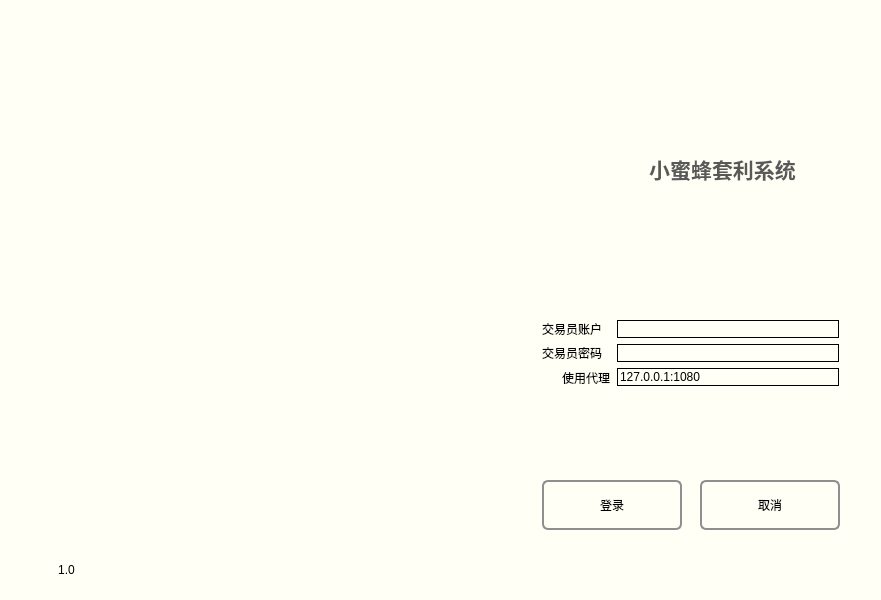
<?xml version="1.0" encoding="UTF-8"?>
<ui version="4.0">
 <class>LoginForm</class>
 <widget class="QWidget" name="LoginForm">
  <property name="enabled">
   <bool>true</bool>
  </property>
  <property name="geometry">
   <rect>
    <x>0</x>
    <y>0</y>
    <width>881</width>
    <height>600</height>
   </rect>
  </property>
  <property name="sizePolicy">
   <sizepolicy hsizetype="Fixed" vsizetype="Fixed">
    <horstretch>0</horstretch>
    <verstretch>0</verstretch>
   </sizepolicy>
  </property>
  <property name="windowTitle">
   <string>小蜜蜂套利交易系统</string>
  </property>
  <property name="windowIcon">
   <iconset resource="img.qrc">
    <normaloff>:/image/bee.ico</normaloff>:/image/bee.ico</iconset>
  </property>
  <property name="styleSheet">
   <string notr="true">font: 100 10pt &quot;微软雅黑&quot;;
background-color: rgb(188, 247, 255);
background-color: rgb(255, 255, 245);
</string>
  </property>
  <widget class="QGroupBox" name="groupBox_login_form">
   <property name="geometry">
    <rect>
     <x>482</x>
     <y>280</y>
     <width>379</width>
     <height>253</height>
    </rect>
   </property>
   <property name="styleSheet">
    <string notr="true">border:none;
background:transparent;
</string>
   </property>
   <property name="title">
    <string/>
   </property>
   <widget class="QPushButton" name="pushButton_login">
    <property name="geometry">
     <rect>
      <x>60</x>
      <y>200</y>
      <width>140</width>
      <height>50</height>
     </rect>
    </property>
    <property name="styleSheet">
     <string notr="true">QPushButton {
      border: 2px solid #8f8f91;
      border-radius: 6px;
      background-color: qlineargradient(x1: 0, y1: 0, x2: 0, y2: 1,
                                        stop: 0 #f6f7fa, stop: 1 #dadbde);
      min-width: 80px;
  }

  QPushButton:pressed {
      background-color: qlineargradient(x1: 0, y1: 0, x2: 0, y2: 1,
                                        stop: 0 #dadbde, stop: 1 #f6f7fa);
  }

  QPushButton:flat {
      border: none; /* no border for a flat push button */
  }

  QPushButton:default {
      border-color: navy; /* make the default button prominent */
  }</string>
    </property>
    <property name="text">
     <string>登录</string>
    </property>
    <property name="shortcut">
     <string>Return</string>
    </property>
   </widget>
   <widget class="QPushButton" name="pushButton_cancel">
    <property name="geometry">
     <rect>
      <x>218</x>
      <y>200</y>
      <width>140</width>
      <height>50</height>
     </rect>
    </property>
    <property name="styleSheet">
     <string notr="true">QPushButton {
      border: 2px solid #8f8f91;
      border-radius: 6px;
      background-color: qlineargradient(x1: 0, y1: 0, x2: 0, y2: 1,
                                        stop: 0 #f6f7fa, stop: 1 #dadbde);
      min-width: 80px;
  }

  QPushButton:pressed {
      background-color: qlineargradient(x1: 0, y1: 0, x2: 0, y2: 1,
                                        stop: 0 #dadbde, stop: 1 #f6f7fa);
  }

  QPushButton:flat {
      border: none; /* no border for a flat push button */
  }

  QPushButton:default {
      border-color: navy; /* make the default button prominent */
  }</string>
    </property>
    <property name="text">
     <string>取消</string>
    </property>
    <property name="shortcut">
     <string>Esc</string>
    </property>
   </widget>
   <widget class="QLabel" name="label_login_error">
    <property name="geometry">
     <rect>
      <x>60</x>
      <y>160</y>
      <width>247</width>
      <height>23</height>
     </rect>
    </property>
    <property name="styleSheet">
     <string notr="true">color: rgb(255, 0, 0);</string>
    </property>
    <property name="text">
     <string/>
    </property>
   </widget>
   <widget class="QWidget" name="layoutWidget">
    <property name="geometry">
     <rect>
      <x>60</x>
      <y>40</y>
      <width>297</width>
      <height>97</height>
     </rect>
    </property>
    <layout class="QFormLayout" name="formLayout">
     <item row="0" column="0">
      <widget class="QLabel" name="label_trader_id">
       <property name="text">
        <string>交易员账户</string>
       </property>
      </widget>
     </item>
     <item row="0" column="1">
      <widget class="QLineEdit" name="lineEdit_trader_id">
       <property name="styleSheet">
        <string notr="true">border:1px solid black;</string>
       </property>
      </widget>
     </item>
     <item row="1" column="0">
      <widget class="QLabel" name="label_trader_password">
       <property name="text">
        <string>交易员密码</string>
       </property>
      </widget>
     </item>
     <item row="1" column="1">
      <widget class="QLineEdit" name="lineEdit_trader_password">
       <property name="styleSheet">
        <string notr="true">border:1px solid black;</string>
       </property>
      </widget>
     </item>
     <item row="2" column="0">
      <widget class="QCheckBox" name="checkBox_proxy">
       <property name="text">
        <string>使用代理</string>
       </property>
      </widget>
     </item>
     <item row="2" column="1">
      <widget class="QLineEdit" name="lineEdit_proxy">
       <property name="styleSheet">
        <string notr="true">border:1px solid black;</string>
       </property>
       <property name="text">
        <string>127.0.0.1:1080</string>
       </property>
      </widget>
     </item>
    </layout>
   </widget>
  </widget>
  <widget class="QLabel" name="label_login_image">
   <property name="geometry">
    <rect>
     <x>0</x>
     <y>0</y>
     <width>957</width>
     <height>599</height>
    </rect>
   </property>
   <property name="styleSheet">
    <string notr="true">background: url(:/image/login_bee.png) no-repeat;
</string>
   </property>
   <property name="text">
    <string/>
   </property>
  </widget>
  <widget class="QLabel" name="label_software_name">
   <property name="geometry">
    <rect>
     <x>590</x>
     <y>118</y>
     <width>265</width>
     <height>103</height>
    </rect>
   </property>
   <property name="text">
    <string>&lt;!DOCTYPE HTML PUBLIC &quot;-//W3C//DTD HTML 4.0//EN&quot; &quot;http://www.w3.org/TR/REC-html40/strict.dtd&quot;&gt;
&lt;html&gt;&lt;head&gt;&lt;meta name=&quot;qrichtext&quot; content=&quot;1&quot; /&gt;&lt;style type=&quot;text/css&quot;&gt;
p, li { white-space: pre-wrap; }
&lt;/style&gt;&lt;/head&gt;&lt;body style=&quot; font-family:'微软雅黑'; font-size:10pt; font-weight:96; font-style:normal;&quot;&gt;
&lt;p align=&quot;center&quot; style=&quot; margin-top:12px; margin-bottom:12px; margin-left:0px; margin-right:0px; -qt-block-indent:0; text-indent:0px;&quot;&gt;&lt;span style=&quot; font-size:16pt; font-weight:600; color:#595959;&quot;&gt;小蜜蜂套利系统&lt;/span&gt;&lt;/p&gt;&lt;/body&gt;&lt;/html&gt;</string>
   </property>
  </widget>
  <widget class="QLabel" name="label_version">
   <property name="geometry">
    <rect>
     <x>14</x>
     <y>557</y>
     <width>105</width>
     <height>27</height>
    </rect>
   </property>
   <property name="text">
    <string>&lt;html&gt;&lt;head/&gt;&lt;body&gt;&lt;p&gt;&lt;span style=&quot; font-weight:400;&quot;&gt;1.0&lt;/span&gt;&lt;/p&gt;&lt;/body&gt;&lt;/html&gt;</string>
   </property>
   <property name="alignment">
    <set>Qt::AlignCenter</set>
   </property>
  </widget>
  <zorder>label_login_image</zorder>
  <zorder>label_software_name</zorder>
  <zorder>label_version</zorder>
  <zorder>groupBox_login_form</zorder>
 </widget>
 <tabstops>
  <tabstop>lineEdit_trader_id</tabstop>
  <tabstop>lineEdit_trader_password</tabstop>
  <tabstop>pushButton_login</tabstop>
  <tabstop>pushButton_cancel</tabstop>
 </tabstops>
 <resources>
  <include location="img.qrc"/>
 </resources>
 <connections/>
</ui>
